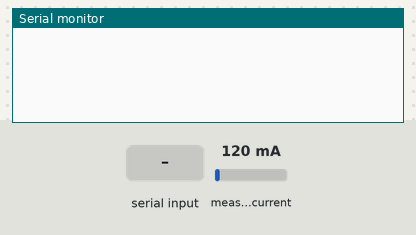
This sketch was run on a simulated Arduino Uno, built with avr-gcc and run on an emulated ATmega328P. Parts: the last lines printed to the serial monitor. The inputs (shaded band) are chosen by the test bench; at power-on: measured current 120 mA.

Above: at 1.2 s.
1.3 s: "s" received over Serial
At 1.42 s:
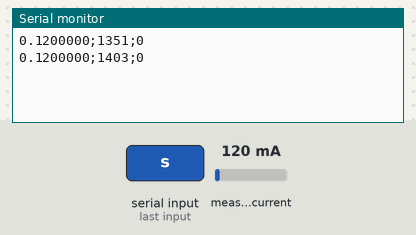
2.9 s: measured current set to 40 mA
At 2.92 s:
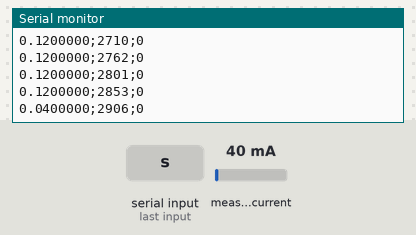
4.4 s: "w" received over Serial
5.9 s: measured current set to 500 mA
At 5.92 s:
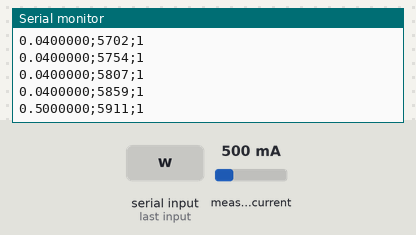
Timing chart, 0 to 8.4 s (numbered marks = the images above; inputs shaded):
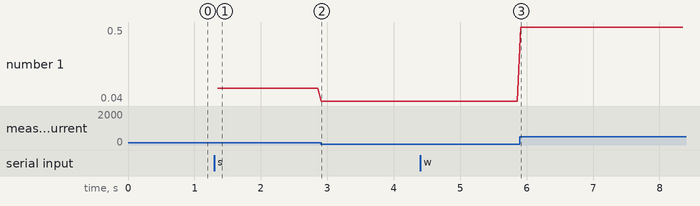

The sketch:

SamplingRate_Test.ino
```cpp
#include <TimerOne.h>
#include "EmonLib.h"
boolean interrupt = false;
boolean displayed = false;
int i=0;
int counter=0;
boolean flag=0;
unsigned long time;
unsigned long loopCount=0;
unsigned long beforeTime=0;
unsigned long afterTime=0;
EnergyMonitor emon1;

void setup(void) {
  // put your setup code here, to run once:
  Serial.begin(9600);
  while(!Serial){
    delay(1000);
  }
  Timer1.initialize(50000);
  Timer1.attachInterrupt(sensorInterrupt);
  emon1.current(1,5.55);
}

void sensorInterrupt(void){

    interrupt=true;

}
void loop(void) {
  // put your main code here, to run repeatedly:
  float Irms=emon1.calcIrms(100);

  if(Serial.available()){
      char ch=Serial.read();
      if(ch=='s'){
        flag=1;
      }else if(ch=='d'){
        flag=0;
      }else if(ch=='w'){
        counter++;
      }
  }

  if(interrupt){
    interrupt=false;
        if (flag==1) {
    Serial.print(Irms,7);
    Serial.print(";");
    time=millis();
    Serial.print(time);
    Serial.print(";");
    Serial.println(counter);
    }
  }

}
```

Measured:
- after the input at 1.3 s, the serial monitor: prints a new line after 0.05 s (image 1)
- after the input at 2.9 s, the serial monitor: prints a new line at once (image 2)
- plotted number 1: 0.12 → 0.04 after the input at 2.9 s
